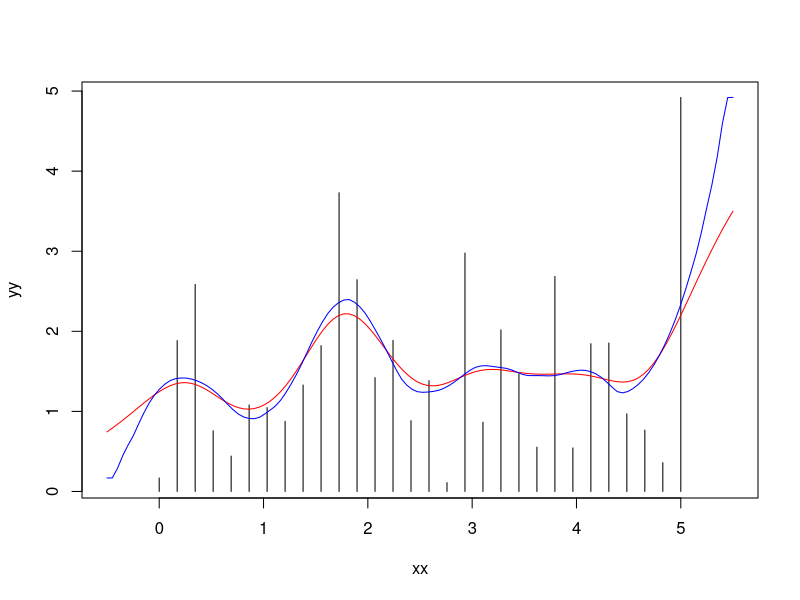
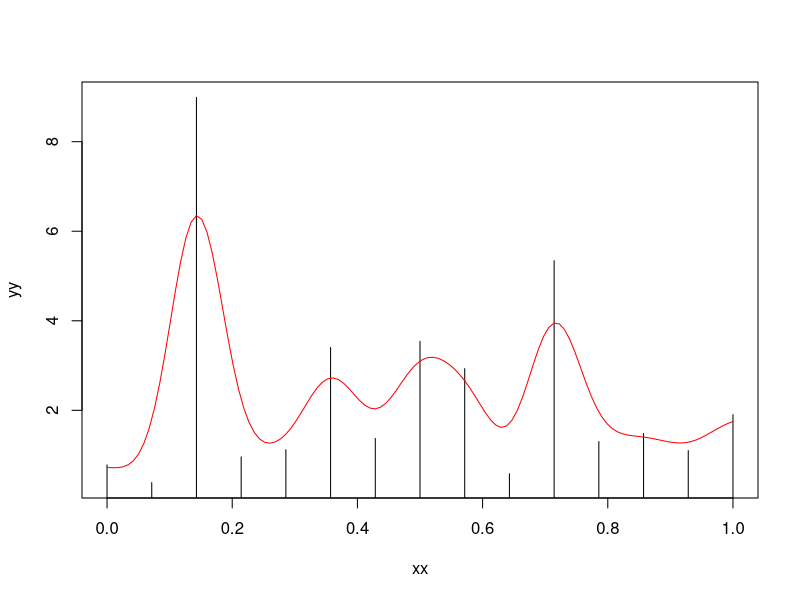

The R source for these figures, in order:
mw.smooth = function(x, y){
    # gaussian kernel, delta is the bandwidth parameter
    kern = function(x, y, delta=1/24)
        exp(-1/(2*delta^2)*(x-y)^2)
    # m = number of points to do the smoothing,
    # should be greater than length(x) to look nice
    m = 8*length(x)
    outx = seq(min(x), max(x), length=m)
    outy = double(m)
    # loop to compute the weighted value at each new x
    for (i in 1:length(outy))
        outy[i] = sum(y*kern(x, outx[i]))/
            sum(kern(x, outx[i]))
    return (list("x"=outx, "y"=outy))
    }

png("~/files/R/figs/smooth.png")
xx = seq(0, 1, length=15)
yy = rgamma(length(xx), 2, 1)
plot(xx, yy, type='h')
ss = mw.smooth(xx, yy)
lines(ss$x, ss$y, type='l', col='red')
dev.off()

### smoothing a lattice of iid gamma(2,1) r.v. mentioned
### on page 4 of higdon (2002)
n = 30
xx = seq(0, 5, length=n)

# setting d to be the range of the data, related to delta
d = max(xx) - min(xx)

# how to to go beyond the range of the data
beyond = 0.1

# for the kernels:
# x is the locations for data points
# y is the locations at which to predict
kern.gaussian = function(x, y, delta=d/16) # gaussian
    exp(-1/(2*delta^2)*(x-y)^2)
kern.window = function(x, y, delta=d/16) # window
    1*(abs(x-y) <= delta)
kern.epanech = function(x, y, delta=d/16) # epanechnikov
    0.75*(1-(abs(x-y)/delta)^2)*(abs(x-y) < delta)
kern.bisq = function(x, y, delta=d/16) # bisquare
    (1-(abs(x-y)/delta)^2)^2*(abs(x-y) < delta)
kern.tric = function(x, y, delta=d/16) # tricube
    (1-(abs(x-y)/delta)^3)^3*(abs(x-y) < delta)
kern.wendl = function(x, y, delta=d/4){ # wendland
    d=abs(x-y)/delta
    (1-d)^6*(35*d^2+18*d+3)/3*(d < delta)
    }

# for comparing two different kernels
kern1 = function(x, y) kern.gaussian(x, y, d/16)
kern2 = function(x, y) kern.bisq(x, y, d/8)

# yy = rexp(n, 1)
yy = rgamma(n, 2, 1)
plot(xx, yy, type='h', xlim=c(min(xx)-beyond*d, max(xx)+beyond*d))

m = 4*n
# smox = the values of x at which to make predictions
smox1 = seq(min(xx)-beyond*d, max(xx)+beyond*d, length=m)
# smoothed = the predicted values
smoothed1 = double(m)
for (i in 1:m)
    smoothed1[i] = sum(yy*kern1(xx, smox1[i]))/
        sum(kern1(xx, smox1[i]))
points(smox1, smoothed1, type='l', col='red')

smox2 = seq(min(xx)-beyond*d, max(xx)+beyond*d, length=m)
smoothed2 = double(m)
for (i in 1:m)
    smoothed2[i] = sum(yy*kern2(xx, smox2[i]))/
        sum(kern2(xx, smox2[i]))
points(smox2, smoothed2, type='l', col='blue')

# mean(smoothed1[smox1 >= min(xx) & smox1 <= max(xx)])
# mean(smoothed2[smox2 >= min(xx) & smox2 <= max(xx)])
